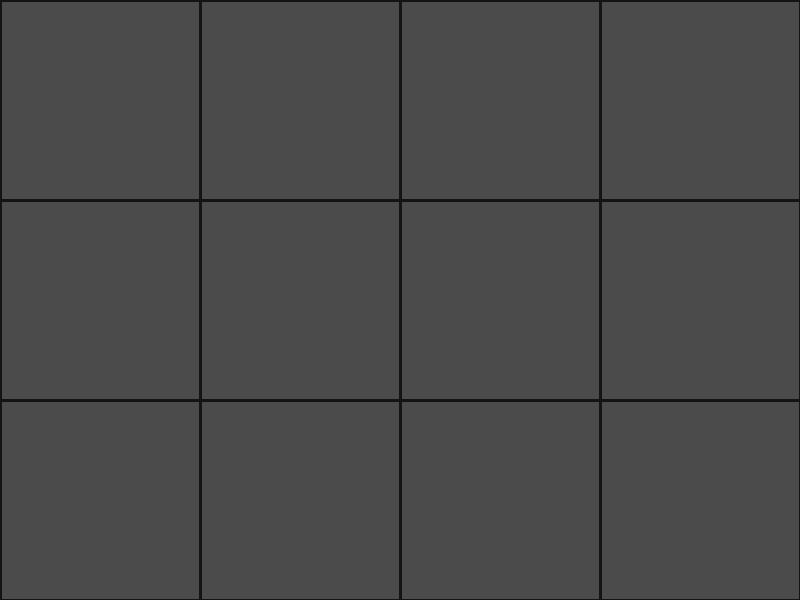
Frame 1 (no input)
Frame 60 (the mouse pressed at the canvas centre just before this capture): identical to frame 1, image omitted
Frame 120 (the mouse held since frame 60 and released just before this capture): identical to frame 1, image omitted

The Processing sketch that drew this single still picture (run headless with seeded random() and noise(); from frame 60 on, the mouse is pressed at the canvas centre):

// Processing sketch: question_1
// ── question_1.pde
/*
Create a "memory game (Links to an external site.)": make a 4x3 layout of tiles, each of which conceals 
a color. The hidden content has 6 distinct types, which come in pairs (there are two tiles of each type).

Clicking on a tile reveals it; clicking on a second tile reveals that one too. Clicking on a third 
tile reveals it and hides the two previously revealed tiles (that is, only two tiles can be showing at once). 
Clicking on a currently revealed tile has no effect.

Complete the memory game by having the system track the interaction. When two revealed tiles have the 
same color, they remain revealed until the game is over, and the player can continue uncovering more tiles. 
When all tiles are revealed, a message appears stating that the player has won; by clicking, the player 
can begin a new game with a new random layout.

Suggestion: Make a Tile class where each tile has a position, some content, and a boolean recording whether
it's currently revealed or not, and then make an array of Tiles. Also, practice using for loops.

For an extra challenge (only if you have time!): Instead of using simply colors, use small distinct images 
for the tile content. On clicking, use a transition effect instead of simply displaying the tile contents.
*/

import java.util.*;

///////////////////////
// Globals
///////////////////////

final int tilesWide = 4;
final int tilesHigh = 3;
final int tileQuantity = tilesWide * tilesHigh;
int frameCounter;

Tile[] tileSet = new Tile[tileQuantity];

Game game;

///////////////////////
// Classes
///////////////////////

class Tile {
    int x, y;
    int size = 200;

    final color backColour = color(75);
    color[] colourSet = {
        color(175, 50, 50),
        color(50, 175, 50),
        color(50, 50, 175),
        color(175, 175, 50),
        color(50, 175, 175),
        color(175, 50, 175)
    };
    color faceColour;

    boolean revealed, solved;

    Tile(int gridX, int gridY) {
        x = gridX;
        y = gridY;
        faceColour = 100;
    }

    void randomizeColour() {
        for (color randomColour = 0; randomColour == 0;) {
            int colourCount = 0;
            randomColour = colourSet[int(random(6))];
            for (int i = 0; i < tileQuantity; i++) {
                if (tileSet[i].faceColour == randomColour) colourCount +=1;
            }
            if (colourCount < 2) {
                faceColour = randomColour;
            } else {
                randomColour = 0;
            }
        }
    }
}

class Game {
    boolean isWon;
    int[] revealedIndex = new int[2]; 
    int tilesRevealed, tilesSolved;
    HashMap<Integer, Integer> colorMap = new HashMap<Integer, Integer>();
    // Set colorList;
    IntList colorList;
 
    String winText = "You WIN!!!";

    Game() {
        isWon = false;
        tilesRevealed = 0;
        tilesSolved = 0;
        Arrays.fill(revealedIndex, -1);

        colorMap.put(color(175, 50, 50), 0);
        colorMap.put(color(50, 175, 50), 0);
        colorMap.put(color(50, 50, 175), 0);
        colorMap.put(color(175, 175, 50), 0);
        colorMap.put(color(50, 175, 175), 0);
        colorMap.put(color(175, 50, 175), 0);

        createTiles();
        for (int i = 0; i < tileQuantity; i++) {
            tileSet[i].randomizeColour();
        }
    }

    void revealTile(int tileIndex) {
        if (tilesRevealed == 0 ) {
            revealedIndex[0] = tileIndex;
            tileSet[tileIndex].revealed = true;
            tilesRevealed += 1;
        } else if (tilesRevealed == 1) {
            revealedIndex[1] = tileIndex;
            tileSet[tileIndex].revealed = true;
            tilesRevealed += 1;
        }
    }

    void evalutateTiles() {
        if (tileSet[revealedIndex[0]].faceColour == tileSet[revealedIndex[1]].faceColour) {
            tileSet[revealedIndex[0]].solved = true;
            tileSet[revealedIndex[1]].solved = true;
            tilesSolved += 2;
        } else {
            tileSet[revealedIndex[0]].revealed = false;
            tileSet[revealedIndex[1]].revealed = false;
        }
    tilesRevealed = 0;
    Arrays.fill(revealedIndex, -1);
    if (tilesSolved == 12) isWon = true;
    }
}


///////////////////////
// Setup
///////////////////////

void settings() {
    size(tilesWide * 200, tilesHigh * 200);
}

void setup() {
    background(225);
    game = new Game();
}

void createTiles() {
    int tWidth = 200;
    int tHeight = 200;
    for (int count = 0; count < tileQuantity; count++) {
        int x = (count % 4) * tWidth;
        int y = (count / 4) * tHeight;
        tileSet[count] = new Tile(x, y);
    }
}


///////////////////////
// Draw
///////////////////////

    void draw() {
        drawTiles();
        frameRate(30);
        if (game.tilesRevealed == 2) {
            if (frameCounter < 15) {
                frameCounter += 1;
            } else {
                game.evalutateTiles();
                frameCounter = 0;
            }
        }
        if (game.isWon) {
            drawWin();
            noLoop();
        }
    }

    void drawTiles() {

        for (int i = 0; i < tileQuantity; i++) {
            if (tileSet[i].revealed == true ||
                tileSet[i].solved == true) {
                    fill(tileSet[i].faceColour);
                } else {
                    fill(tileSet[i].backColour);
                }
            stroke(20);
            strokeWeight(3);

            square(tileSet[i].x, tileSet[i].y, tileSet[i].size);
            if (tileSet[i].solved == true) {
                fill(255, 100);
                square(tileSet[i].x, tileSet[i].y, tileSet[i].size);
            }
        }
    }

    void drawWin() {
        fill(255, 100);
        rectMode(CORNERS);
        textAlign(CENTER, CENTER);
        textSize(34);

        rect(0, 0, width, height);

        fill(50);
        text(game.winText, width/2, height/2);
    }

///////////////////////
// Mouse
///////////////////////

void mouseClicked() {
    int tileClicked = getTileIndex(mouseX, mouseY);

    if (tileSet[tileClicked].solved == false &&
        tileClicked != game.revealedIndex[0]) {
            game.revealTile(tileClicked);
        }

    if (game.isWon) {
        game = new Game();
        loop();
    }
}

int getTileIndex(int x, int y) {
    int returnIndex = -1;
    int rowNum = 0;
    while (rowNum < tilesHigh) {
        int colNum = 0;
        while (colNum < tilesWide) {
            int currIndex = rowNum*tilesWide + colNum;

            int currX = colNum*200;
            int currY = rowNum*200;

            if (x > currX &&
                x < currX + 200 &&
                y > currY &&
                y < currY + 200) {
                    returnIndex = currIndex;
                    break;
                }
            colNum++;
        }
        rowNum++;
    }
    return returnIndex;
}
